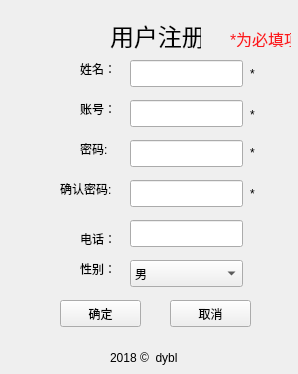
<?xml version="1.0" encoding="UTF-8"?>
<ui version="4.0">
 <class>UserRegisterForm</class>
 <widget class="QWidget" name="UserRegisterForm">
  <property name="geometry">
   <rect>
    <x>0</x>
    <y>0</y>
    <width>298</width>
    <height>374</height>
   </rect>
  </property>
  <property name="windowTitle">
   <string>Form</string>
  </property>
  <widget class="QPushButton" name="yes_btn">
   <property name="geometry">
    <rect>
     <x>60</x>
     <y>300</y>
     <width>81</width>
     <height>27</height>
    </rect>
   </property>
   <property name="text">
    <string>确定</string>
   </property>
  </widget>
  <widget class="QLineEdit" name="rname_le">
   <property name="geometry">
    <rect>
     <x>130</x>
     <y>60</y>
     <width>113</width>
     <height>27</height>
    </rect>
   </property>
  </widget>
  <widget class="QLineEdit" name="rno_le">
   <property name="geometry">
    <rect>
     <x>130</x>
     <y>100</y>
     <width>113</width>
     <height>27</height>
    </rect>
   </property>
  </widget>
  <widget class="QLineEdit" name="rpwd_le">
   <property name="geometry">
    <rect>
     <x>130</x>
     <y>140</y>
     <width>113</width>
     <height>27</height>
    </rect>
   </property>
  </widget>
  <widget class="QLabel" name="rname_lab">
   <property name="geometry">
    <rect>
     <x>80</x>
     <y>60</y>
     <width>41</width>
     <height>17</height>
    </rect>
   </property>
   <property name="text">
    <string>姓名：</string>
   </property>
  </widget>
  <widget class="QLabel" name="rno_lab">
   <property name="geometry">
    <rect>
     <x>80</x>
     <y>100</y>
     <width>41</width>
     <height>17</height>
    </rect>
   </property>
   <property name="text">
    <string>账号：</string>
   </property>
  </widget>
  <widget class="QLabel" name="rpwd_lab">
   <property name="geometry">
    <rect>
     <x>80</x>
     <y>140</y>
     <width>41</width>
     <height>17</height>
    </rect>
   </property>
   <property name="text">
    <string>密码:</string>
   </property>
  </widget>
  <widget class="QLabel" name="rpwd_ag_lab">
   <property name="geometry">
    <rect>
     <x>60</x>
     <y>180</y>
     <width>61</width>
     <height>17</height>
    </rect>
   </property>
   <property name="text">
    <string>确认密码:</string>
   </property>
  </widget>
  <widget class="QLineEdit" name="rpwd_confim_le">
   <property name="geometry">
    <rect>
     <x>130</x>
     <y>180</y>
     <width>113</width>
     <height>27</height>
    </rect>
   </property>
  </widget>
  <widget class="QLabel" name="rtel_lab">
   <property name="geometry">
    <rect>
     <x>80</x>
     <y>230</y>
     <width>41</width>
     <height>17</height>
    </rect>
   </property>
   <property name="text">
    <string>电话：</string>
   </property>
  </widget>
  <widget class="QLineEdit" name="rtel_le">
   <property name="geometry">
    <rect>
     <x>130</x>
     <y>220</y>
     <width>113</width>
     <height>27</height>
    </rect>
   </property>
  </widget>
  <widget class="QComboBox" name="rsex_cmx">
   <property name="geometry">
    <rect>
     <x>130</x>
     <y>260</y>
     <width>113</width>
     <height>27</height>
    </rect>
   </property>
   <item>
    <property name="text">
     <string>男</string>
    </property>
   </item>
   <item>
    <property name="text">
     <string>女</string>
    </property>
   </item>
  </widget>
  <widget class="QLabel" name="rsex_lab">
   <property name="geometry">
    <rect>
     <x>80</x>
     <y>260</y>
     <width>41</width>
     <height>17</height>
    </rect>
   </property>
   <property name="text">
    <string>性别：</string>
   </property>
  </widget>
  <widget class="QLabel" name="register_lab">
   <property name="geometry">
    <rect>
     <x>110</x>
     <y>20</y>
     <width>91</width>
     <height>31</height>
    </rect>
   </property>
   <property name="font">
    <font>
     <pointsize>18</pointsize>
    </font>
   </property>
   <property name="text">
    <string>用户注册</string>
   </property>
  </widget>
  <widget class="QPushButton" name="no_btn">
   <property name="geometry">
    <rect>
     <x>170</x>
     <y>300</y>
     <width>81</width>
     <height>27</height>
    </rect>
   </property>
   <property name="text">
    <string>取消</string>
   </property>
  </widget>
  <widget class="QLabel" name="label_1">
   <property name="geometry">
    <rect>
     <x>250</x>
     <y>64</y>
     <width>16</width>
     <height>20</height>
    </rect>
   </property>
   <property name="text">
    <string>*</string>
   </property>
  </widget>
  <widget class="QLabel" name="label_2">
   <property name="geometry">
    <rect>
     <x>250</x>
     <y>105</y>
     <width>16</width>
     <height>20</height>
    </rect>
   </property>
   <property name="text">
    <string>*</string>
   </property>
  </widget>
  <widget class="QLabel" name="label_3">
   <property name="geometry">
    <rect>
     <x>250</x>
     <y>143</y>
     <width>16</width>
     <height>20</height>
    </rect>
   </property>
   <property name="text">
    <string>*</string>
   </property>
  </widget>
  <widget class="QLabel" name="label_4">
   <property name="geometry">
    <rect>
     <x>250</x>
     <y>184</y>
     <width>16</width>
     <height>20</height>
    </rect>
   </property>
   <property name="text">
    <string>*</string>
   </property>
  </widget>
  <widget class="QLabel" name="label_5">
   <property name="geometry">
    <rect>
     <x>230</x>
     <y>30</y>
     <width>61</width>
     <height>17</height>
    </rect>
   </property>
   <property name="font">
    <font>
     <pointsize>12</pointsize>
    </font>
   </property>
   <property name="styleSheet">
    <string notr="true">color:rgb(252, 26, 29);</string>
   </property>
   <property name="text">
    <string>*为必填项</string>
   </property>
  </widget>
  <widget class="QLabel" name="label">
   <property name="geometry">
    <rect>
     <x>110</x>
     <y>350</y>
     <width>101</width>
     <height>16</height>
    </rect>
   </property>
   <property name="text">
    <string>2018 ©  dybl</string>
   </property>
  </widget>
 </widget>
 <resources/>
 <connections/>
</ui>
